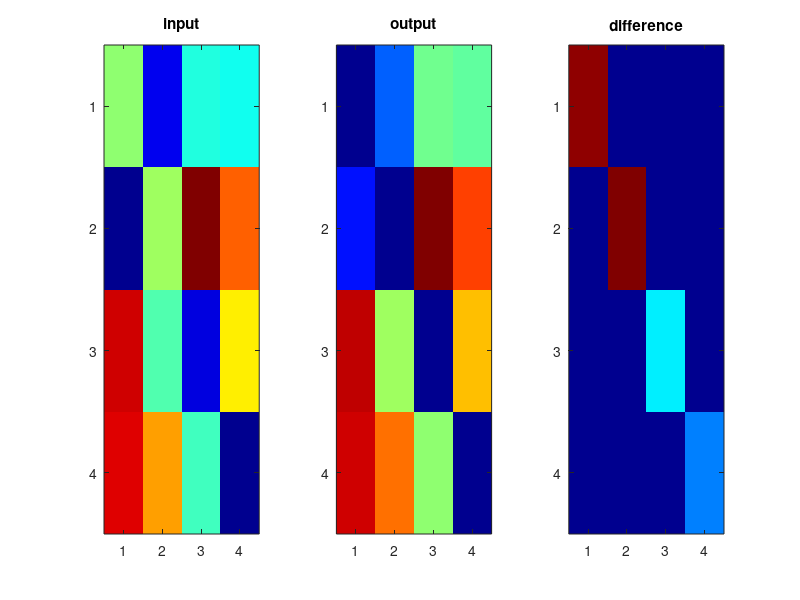

This figure's MATLAB source:
function A = erase_diagonal(A)
% function A = erase_diagonal(A)
% Erase diagonal of a matrix A
% required: `size(A, 1) == size(A, 2)`
% -----------------------------------------------
% Author: Tiep Vu, thv102@psu.edu, 5/11/2016
%         (http://www.personal.psu.edu/thv102/)
% -----------------------------------------------
	if nargin == 0 % test mode 
		A = rand(4, 4);
		Ain = A;
		subplot(1, 3, 1); imagesc(A); title('input'); colormap jet;
	end 
	%%
	if size(A, 1) ~= size(A, 2)
		error('The input matrix is not square!!');
	end 
	%% 
	n = size(A, 1);
    A(1:n+1:n^2) = 0;
    %%
    if nargin == 0
    	subplot(1, 3, 2); imagesc(A); title('output');
    	subplot(1, 3, 3); imagesc(Ain - A); title('difference');
    	A = [];
    end 
end 
